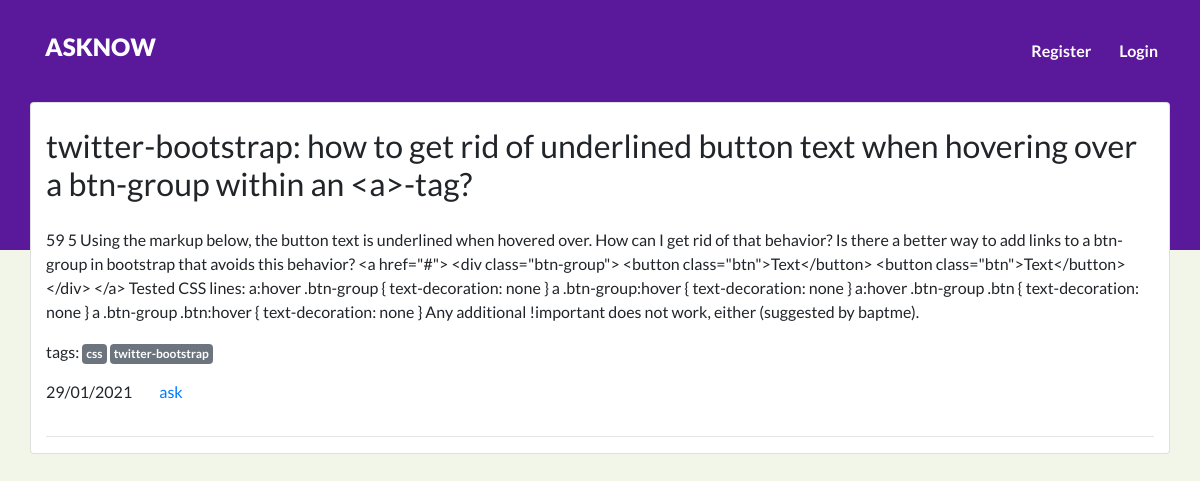
Page /detail/3 on the earlier database version.
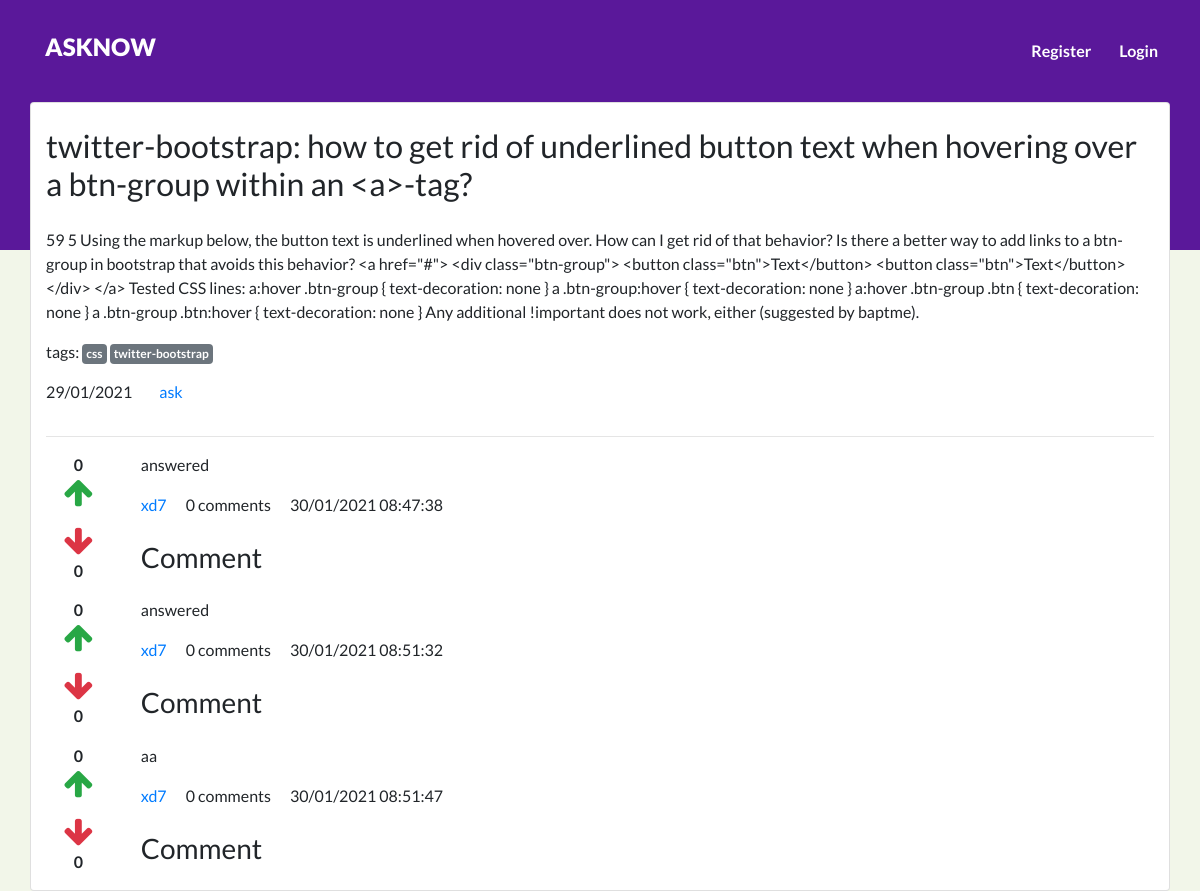
Same page on the later database version.
### Qpost/models.py (models this page shows, shortened)
class Question(models.Model):
    user = models.ForeignKey(User, on_delete=models.CASCADE)
    title = models.CharField(max_length=300)
    detail = models.TextField()
    tags = models.TextField(default='')
    add_time = models.DateTimeField(auto_now_add=True)

class Answer(models.Model):
    question = models.ForeignKey(Question, on_delete=models.CASCADE)
    user = models.ForeignKey(User, on_delete=models.CASCADE)
    detail = models.TextField()
    add_time = models.DateTimeField(auto_now_add=True)

### Qpost/views.py (the view, shortened to what this page needs)
# urls.py: path('detail/<int:id>', views.detail, name='detail'),
def detail(request, id):
    quest = Question.objects.get(pk=id)
    tags = quest.tags.split(',')
    answers = Answer.objects.filter(question=quest)
    answerform = AnswerForm
    return render(request, 'detail.html', {
        'quest': quest,
        'tags': tags,
        'answers': answers,
        'answerform': answerform
    })

### templates/detail.html (shortened to what this page needs)
{% extends 'base.html' %}
{% load static %}
{% load humanize %}
{% block content %}
    <div class="card container">
        <h2 class="my-4">{{quest.title}}</h2>
        <p>{{quest.detail}}</p>
        <p>
            tags:
            {% for tag in tags %}
            <a href="/tag/{{tag|slugify}}" class="badge badge-secondary p-1">{{tag}}</a>
            {% endfor %}
        </p>
        <p>
            <span class="mr-4">{{quest.add_time|date:'d/m/Y'}}</span>
            <a href="#">{{quest.user.username}}</a>
        </p>
        <hr/>
        {% for answer in answers %}
        <div class="row">
            <div class="col-1" style="text-align: center;">
                <div class="upvote">
                    <strong class="upvote-count-{{answer.id}}">{{answer.upvote_set.count}}</strong><br/>
                    <span class="text-success">
                        <i class="fa fa-arrow-up fa-2x upvote-click" data-answer="{{answer.id}}"></i>
                    </span>
                </div>
                <div class="downvote mt-3">
                    <span class="text-danger">
                        <i class="fa fa-arrow-down fa-2x downvote-click" data-answer="{{answer.id}}"></i>
                    </span><br/>
                    <strong class="downvote-count-{{answer.id}}">{{answer.downvote_set.count}}</strong>
                </div>
            </div>
            <div class="col-11">
                <p>
                    {{ answer.detail }}
                </p>
                <p>
                    <a href="#" class="mr-3">{{answer.user.username}}</a>
                    <span class="mr-3"><span class="comment-count-{{answer.id}}">{{answer.comment_set.count}}</span> comments</span>
                    <span>{{answer.add_time|date:'d/m/Y h:i:s'}}</span>
                </p>
                <h3 class="my-4">Comment</h3>
            </div>
        </div>
        {% endfor %}
    </div>
{% endblock %}

### templates/base.html (shortened to what this page needs)
{% load static %}
<!DOCTYPE html>
<html lang="en">
<head>
    <link rel="stylesheet" href="https://cdn.jsdelivr.net/npm/bootstrap@4.5.3/dist/css/bootstrap.min.css"
 />
    <link rel="stylesheet" href="https://stackpath.bootstrapcdn.com/font-awesome/4.7.0/css/font-awesome.min.css"
>
    <link rel="stylesheet" href="{% static 'css/style.css' %}" />
</head>
<body>
    <div class="header" >
        {% include 'components/nav.html' %}
        {% block content %}
        {% endblock %}
    </div>
</body>
</html>

### templates/components/nav.html (shortened to what this page needs)
{% load static %}
<nav class="navbar navbar-expand-lg py-4">
    <div class="container">
        <a href="{% url 'home' %}"><h1 class="navbar-brand text-white text-uppercase" >AskNow</h1></a>
        <div class="collapse navbar-collapse" id="navbarNav">
            <div class="row ml-lg-auto justify-content-center">
                {% if not request.user.is_authenticated %}
                <a class="bttn btn btn-default" href='{% url "register" %}'>Register</a>
                <a class="bttn btn btn-default ml-1" href='{% url "login" %}'>Login</a>
                {% endif %}
            </div>
        </div>
    </div>
</nav>

### static/css/style.css (style rules this page uses)
body { padding: 0; margin: 0; background: #f2f6e9; font-family: "Lato", sans-serif; }
.header { background-color: #5a189a; height: 250px; }
.navbar-brand { font-size: 24px; font-weight: 900; }
.nav-link, .navbar-brand { color: #fff; cursor: pointer; }
.bttn { font-weight: bold; color: #fff; border: 0px solid; }

Differences in the rows shown:
added Answer: upvote_set.count "0", downvote_set.count "0", detail "answered", user.username "xd7", comment_set.count "0", add_time "30/01/2021 08:47:38"
added Answer: upvote_set.count "0", downvote_set.count "0", detail "answered", user.username "xd7", comment_set.count "0", add_time "30/01/2021 08:51:32"
added Answer: upvote_set.count "0", downvote_set.count "0", detail "aa", user.username "xd7", comment_set.count "0", add_time "30/01/2021 08:51:47"
